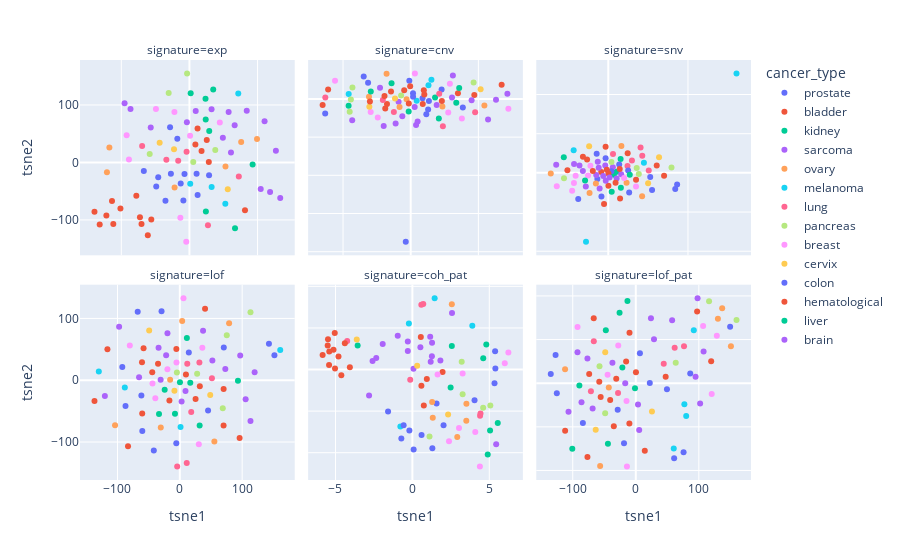

The notebook cell this image was saved under:
### Code cell
# plot clusterin of cell lines in tsne# plot clusterin of cell lines in tsne
import plotly.express as px
import os
exp_tsne = tsne(df_mol, '_exp')
cnv_tsne = tsne(df_mol, '_cnv')
snv_tsne = tsne(df_mol, '_snv')
lof_tsne = tsne(df_mol, '_lof')
coh_pat_tsne = tsne(df_mol, '__coh_pat')
lof_pat_tsne = tsne(df_mol, '__lof_pat')
tsne_all = pd.concat([exp_tsne, cnv_tsne, snv_tsne, lof_tsne, coh_pat_tsne, lof_pat_tsne])

fig = px.scatter(tsne_all, x="tsne1", y="tsne2", color="cancer_type", facet_col='signature',facet_col_wrap=3).update_yaxes(matches=None).update_xaxes(matches=None)
fig.show()
fig.write_image("tsne.pdf")
